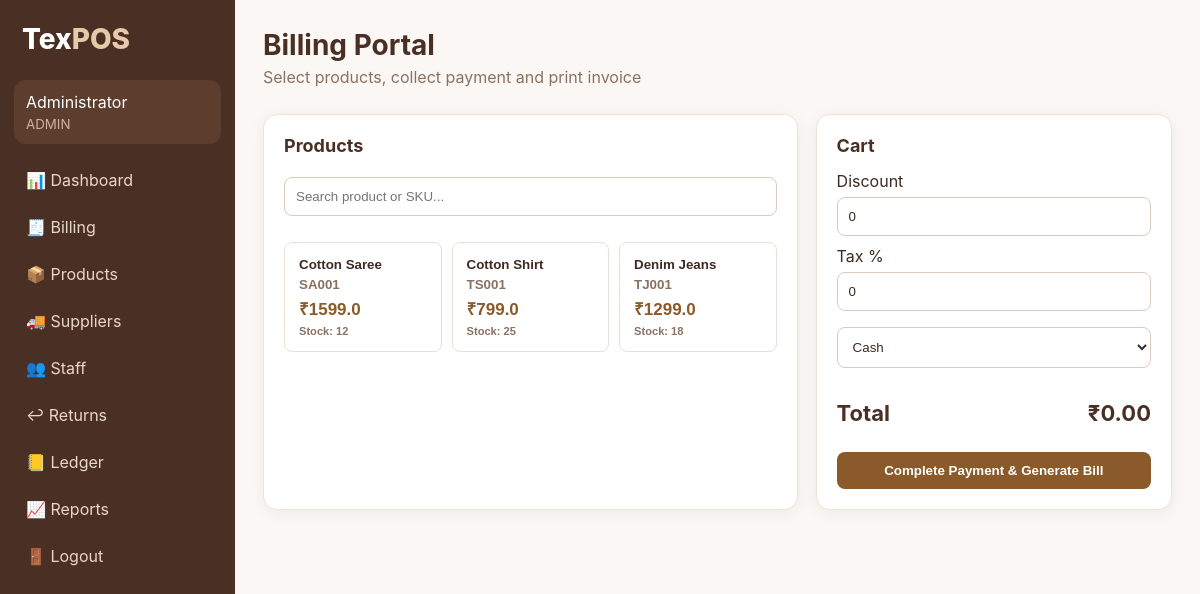
/billing (signed in), run on the app's committed database.
### tables this page shows
CREATE TABLE products(
      id INTEGER PRIMARY KEY AUTOINCREMENT, name TEXT NOT NULL, sku TEXT UNIQUE NOT NULL,
      category TEXT, size TEXT, color TEXT, price REAL NOT NULL, stock INTEGER DEFAULT 0,
      reorder_level INTEGER DEFAULT 5, supplier_id INTEGER, created_at TEXT DEFAULT CURRENT_TIMESTAMP,
      FOREIGN KEY(supplier_id) REFERENCES suppliers(id) ON DELETE SET NULL);

### app.py (the view)
@app.route('/billing')
@login_required()
def billing():
    c=db(); products=c.execute('SELECT * FROM products WHERE stock>0 ORDER BY name').fetchall(); c.close(); return render_template('billing.html',products=products)

### app.py (called while the page is built)
def db():
    c = sqlite3.connect(DB)
    c.row_factory = sqlite3.Row
    c.execute('PRAGMA foreign_keys=ON')
    return c

def login_required(role=None):
    def deco(fn):
        from functools import wraps
        @wraps(fn)
        def wrapper(*a,**kw):
            if 'user_id' not in session: return redirect(url_for('login'))
            if role and session.get('role') != role: return redirect(url_for('dashboard'))
            return fn(*a,**kw)
        return wrapper
    return deco

@app.context_processor
def inject():
    return {'current_user': session.get('name'), 'role': session.get('role')}

### templates/billing.html
{% extends 'base.html' %}{% block content %}<div class="top"><div><h1>Billing Portal</h1><p>Select products, collect payment and print invoice</p></div></div><div class="billing"><section class="panel"><h2>Products</h2><input id="search" placeholder="Search product or SKU..." oninput="filterProducts()"><div id="products" class="product-grid">{% for p in products %}<button class="product" data-name="{{p.name|lower}} {{p.sku|lower}}" onclick="add({{p.id}},'{{p.name|replace("'","\\'")}}',{{p.price}},{{p.stock}})"><b>{{p.name}}</b><span>{{p.sku}}</span><strong>₹{{p.price}}</strong><small>Stock: {{p.stock}}</small></button>{% endfor %}</div></section><section class="panel"><h2>Cart</h2><div id="cart"></div><div class="totals"><label>Discount <input id="discount" type="number" value="0" min="0" oninput="render()"></label><label>Tax % <input id="tax" type="number" value="0" min="0" oninput="render()"></label><select id="payment"><option>Cash</option><option>UPI</option><option>Card</option></select><h3>Total <span id="total">₹0.00</span></h3><button onclick="checkout()">Complete Payment & Generate Bill</button></div></section></div><script src="{{url_for('static',filename='billing.js')}}"></script>{% endblock %}

### static/style.css (style rules this page uses)
* { box-sizing:border-box }
body { margin:0;font-family:Inter,Arial,sans-serif;background:#faf7f4;color:#3e2a20 }
.top { display:flex;justify-content:space-between;align-items:center;gap:15px;margin-bottom:22px }
.top h1 { margin:0;font-size:28px;color:#4a3024 }
.top p { color:#8a7263;margin:5px 0 }
.btn,button { background:#8b5a2b;color:white;border:0;border-radius:8px;padding:11px 15px;cursor:pointer;font-weight:600 }
.card,.panel { background:#fff;border:1px solid #eee3d8;border-radius:14px;padding:20px;box-shadow:0 3px 16px rgba(74,48,36,.06) }
.panel h2 { margin-top:0;font-size:18px;color:#4a3024 }
.panel input,.panel select,.panel textarea,.totals input,.totals select,.login-card input { width:100%;padding:11px;border:1px solid #dccbbd;border-radius:8px;margin:6px 0 10px;background:#fff;color:#3e2a20 }
.panel button { margin-top:4px }
.billing { display:grid;grid-template-columns:1.5fr 1fr;gap:18px }
.product-grid { display:grid;grid-template-columns:repeat(3,1fr);gap:10px;margin-top:12px }
.product { background:#fff;color:#3e2a20;text-align:left;border:1px solid #eadfd5;padding:14px;display:flex;flex-direction:column;gap:5px }
.product strong { font-size:17px;color:#8b5a2b }
.product span,.product small { color:#8a7263 }
.totals { margin-top:15px }
.totals h3 { display:flex;justify-content:space-between;font-size:22px;color:#4a3024 }
.totals button { width:100% }

### data on the page
products: name "Cotton Saree", sku "SA001", price "1599.0", stock "12"
products: name "Cotton Shirt", sku "TS001", price "799.0", stock "25"
products: name "Denim Jeans", sku "TJ001", price "1299.0", stock "18"

### other printed values
{{ current_user }} "Administrator"
{{ role|upper }} "ADMIN"
